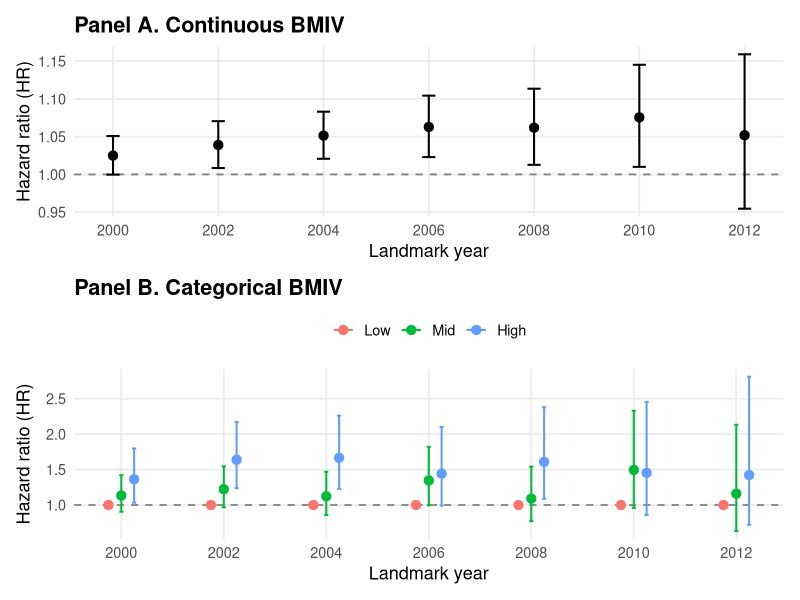
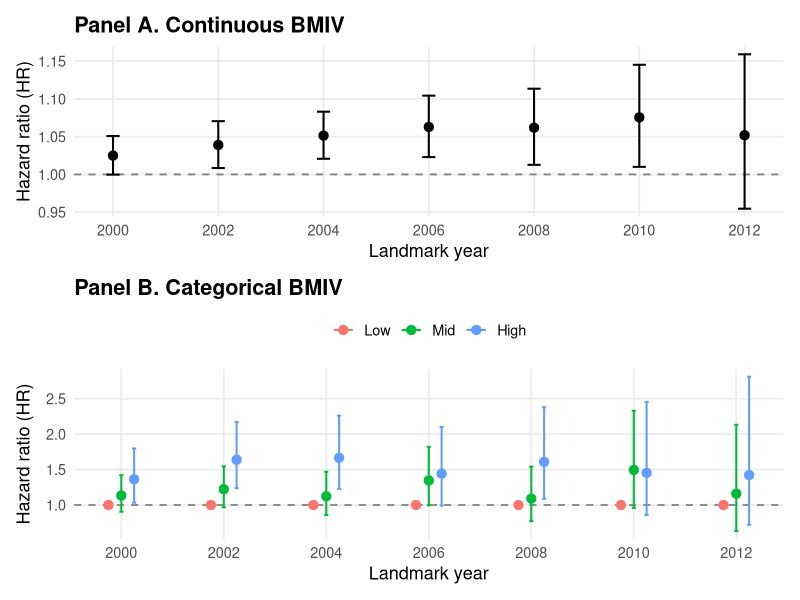

These charts were generated, in order, by the following R code:
############################################
# Result-Figure.R
# Figure 1: Trend plot across landmark waves
# Panel A = Continuous BMIV
# Panel B = Categorical BMIV
############################################

library(tidyverse)
library(readr)
library(here)
library(ggplot2)
library(patchwork)


#  Read model results
cox_results <- read_csv(
  here("results", "tables", "cox_w3_w9_all_models_combined.csv"),
  show_col_types = FALSE
)

#  Keep only adjusted/full-model results
waves_to_plot <- 3:9

# Continuous adjusted BMIV results
continuous_data <- cox_results %>%
  filter(
    model == "Adjusted",
    term %in% paste0("BMI_CV_W", waves_to_plot)
  ) %>%
  mutate(
    wave_num = as.numeric(str_extract(term, "[3-9]$")),
    landmark_year = 1994 + 2 * wave_num,
    group = "Continuous"
  ) %>%
  select(wave_num, landmark_year, group, estimate, conf.low, conf.high)

# Categorical adjusted BMIV results: Mid
mid_data <- cox_results %>%
  filter(
    model == "Categorical_Adjusted",
    term %in% paste0("BMIV_CAT_W", waves_to_plot, "Medium variability")
  ) %>%
  mutate(
    wave_num = as.numeric(str_extract(term, "[3-9]")),
    landmark_year = 1994 + 2 * wave_num,
    group = "Mid"
  ) %>%
  select(wave_num, landmark_year, group, estimate, conf.low, conf.high)

# Categorical adjusted BMIV results: High
high_data <- cox_results %>%
  filter(
    model == "Categorical_Adjusted",
    term %in% paste0("BMIV_CAT_W", waves_to_plot, "High variability")
  ) %>%
  mutate(
    wave_num = as.numeric(str_extract(term, "[3-9]")),
    landmark_year = 1994 + 2 * wave_num,
    group = "High"
  ) %>%
  select(wave_num, landmark_year, group, estimate, conf.low, conf.high)

# Low is the reference group
low_data <- tibble(
  wave_num = waves_to_plot,
  landmark_year = 1994 + 2 * waves_to_plot,
  group = "Low",
  estimate = 1,
  conf.low = 1,
  conf.high = 1
)

# Combine categorical groups
categorical_data <- bind_rows(
  low_data,
  mid_data,
  high_data
) %>%
  mutate(
    group = factor(group, levels = c("Low", "Mid", "High"))
  )

# Add horizontal offsets for categorical plot
# This keeps Low, Mid, and High separated within the same year.

offset_map <- tibble(
  group = factor(c("Low", "Mid", "High"), levels = c("Low", "Mid", "High")),
  offset = c(-0.25, 0, 0.25)
)

categorical_data <- categorical_data %>%
  left_join(offset_map, by = "group") %>%
  mutate(
    x_pos = landmark_year + offset
  )

# Panel A: Continuous BMIV
panel_a <- ggplot(
  continuous_data,
  aes(x = landmark_year, y = estimate)
) +
  geom_hline(
    yintercept = 1,
    linetype = "dashed",
    color = "gray50",
    linewidth = 0.6
  ) +
  geom_errorbar(
    aes(ymin = conf.low, ymax = conf.high),
    width = 0.25,
    linewidth = 0.7
  ) +
  geom_point(size = 2.8) +
  scale_x_continuous(
    breaks = c(2000, 2002, 2004, 2006, 2008, 2010, 2012)
  ) +
  labs(
    title = "Panel A. Continuous BMIV",
    x = "Landmark year",
    y = "Hazard ratio (HR)"
  ) +
  theme_minimal(base_size = 13) +
  theme(
    panel.grid.minor = element_blank(),
    plot.title = element_text(face = "bold")
  )

# Panel B: Categorical BMIV
panel_b <- ggplot(
  categorical_data,
  aes(x = x_pos, y = estimate, color = group)
) +
  geom_hline(
    yintercept = 1,
    linetype = "dashed",
    color = "gray50",
    linewidth = 0.6
  ) +
  geom_errorbar(
    aes(ymin = conf.low, ymax = conf.high),
    width = 0.08,
    linewidth = 0.7
  ) +
  geom_point(size = 2.8) +
  scale_x_continuous(
    breaks = c(2000, 2002, 2004, 2006, 2008, 2010, 2012),
    labels = c(2000, 2002, 2004, 2006, 2008, 2010, 2012)
  ) +
  labs(
    title = "Panel B. Categorical BMIV",
    x = "Landmark year",
    y = "Hazard ratio (HR)",
    color = NULL
  ) +
  theme_minimal(base_size = 13) +
  theme(
    panel.grid.minor = element_blank(),
    plot.title = element_text(face = "bold"),
    legend.position = "top"
  )

# Combine the two panels
figure1_trend <- panel_a / panel_b 

# Print in Viewer
figure1_trend

# Save outputs
ggsave(
  filename = here("results", "figures", "figure1_trend_two_panels.png"),
  plot = figure1_trend,
  width = 9,
  height = 10,
  dpi = 300
)
